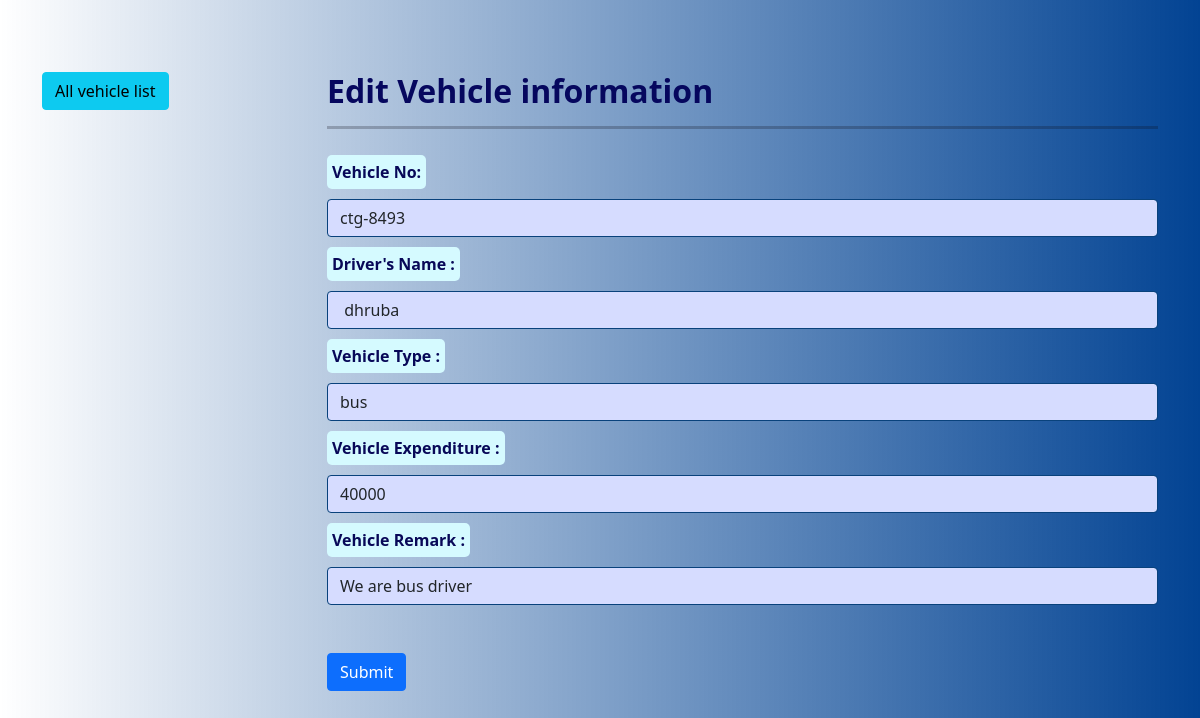
/edit_vehicle.php?id=12, run on the app's committed database.
### tables this page shows
CREATE TABLE `vehicle` (
  `v_id` int(11) NOT NULL,
  `uid` int(11) NOT NULL,
  `v_no` varchar(100) NOT NULL,
  `driver_name` varchar(50) NOT NULL,
  `v_type` varchar(30) NOT NULL,
  `v_expenditure` int(11) NOT NULL,
  `v_remark` varchar(255) NOT NULL
);

### edit_vehicle.php (the view, shortened to what this page needs)
<?php
include("includes/db.php");
   $id= $_GET['id'];
  $sql="SELECT * FROM vehicle where v_id=$id";
  $result=mysqli_query($conn,$sql);
  $std=mysqli_fetch_assoc($result);
?>
<!doctype html>
<html lang="en">
  <head>
    <link href="https://cdn.jsdelivr.net/npm/bootstrap@5.0.0-beta2/dist/css/bootstrap.min.css" rel="stylesheet">
  </head>
  <body style="background-image: linear-gradient(to right, rgba(255,0,0,0), rgb(2 67 147));">
    <br><br><br>
    <div class="container">
      <div class="row">
        <div class="col-md-3">
          <a class="btn btn-info mb-2" href="show_all_vehicle.php">All vehicle list</a>
          <br><br><br><br><br>
        </div>
        <div class="col-md-9">
          <h2>Edit Vehicle information</h2>
          <hr>
          <form action="edit1_vehicle.php?id=<?php echo $id ?>" method="POST">
            <div class="form-group">
              <label>Vehicle No:</label>
              <input required type="text" class="form-control" name="v_no" placeholder="Vehicle No." value="<?php echo $std['v_no'] ?>">
            </div>
             <div class="form-group">
              <label>Driver's Name :</label>
              <input type="text" class="form-control" name="driver_name" placeholder="Driver's name" value="<?php echo $std["driver_name"] ?>">
            </div>
             <div class="form-group">
              <label>Vehicle Type :</label>
              <input  type="text" class="form-control" name="v_type" placeholder="Vehicle Type" value="<?php echo $std["v_type"] ?>">
            </div>
             <div class="form-group">
              <label>Vehicle Expenditure :</label>
              <input type="text" class="form-control" name="v_expenditure" placeholder="Vehicle Expenditure" value="<?php echo $std['v_expenditure'] ?>">
            </div>
                     <div class="form-group">
              <label>Vehicle Remark :</label>
              <input type="text" class="form-control" name="v_remark" placeholder="Vehicle remark" value="<?php echo $std['v_remark'] ?>">
            </div><br>
                    <br>
           <button type="submit" class="btn btn-primary">Submit</button><br><br><br><br>
          </form>
        </div>
      </div>
    </div>
  </body>
</html>

### edit_vehicle.php (style rules this page uses)
.form-control { background-color: #d6dcff; border: 1.5px solid #09427c; }
hr { color: #0d0f1a; padding: 1.2px; }
label { background-color: #d5faff; color: #080858; border-radius: 5px; font-weight: bold; padding: 5px; margin: 10px 0; }
h2 { font-weight: bold; color: #06075e; }

### data on the page
vehicle: v_no "ctg-8493", driver_name "dhruba", v_type "bus", v_expenditure "40000", v_remark "We are bus driver"
